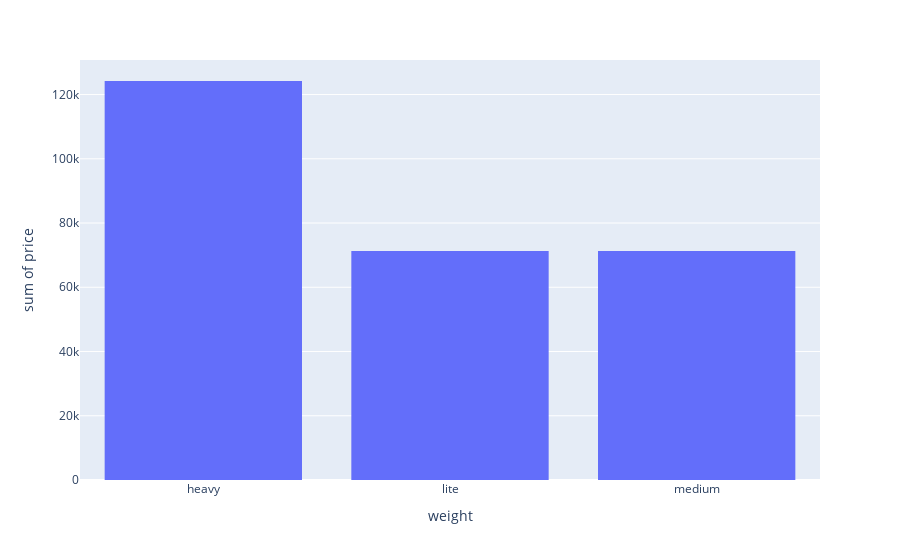

Notebook code cell kept with this figure:
### Code cell
counts=df.groupby("weight")["price"].mean().reset_index()
px.histogram(counts,x="weight",y="price")

### Figure 1 — Plotly figure (JSON) as saved in the notebook; plotly's stock layout.template omitted (floating-point values rounded to 4 significant figures)
{"data": [{"alignmentgroup": "True", "bingroup": "x", "histfunc": "sum", "hovertemplate": "weight=%{x}<br>sum of price=%{y}<extra></extra>", "legendgroup": "", "marker": {"color": "#636efa", "pattern": {"shape": ""}}, "name": "", "offsetgroup": "", "orientation": "v", "showlegend": false, "type": "histogram", "x": ["heavy", "lite", "medium"], "xaxis": "x", "y": [124200.0, 71310.0, 71320.0], "yaxis": "y"}], "layout": {"barmode": "relative", "legend": {"tracegroupgap": 0}, "margin": {"t": 60}, "xaxis": {"anchor": "y", "domain": [0, 1], "title": {"text": "weight"}}, "yaxis": {"anchor": "x", "domain": [0, 1], "title": {"text": "sum of price"}}}}
